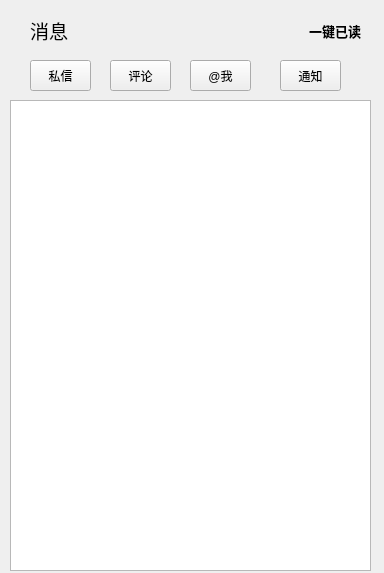
<?xml version="1.0" encoding="UTF-8"?>
<ui version="4.0">
 <class>MessageForm</class>
 <widget class="QWidget" name="MessageForm">
  <property name="geometry">
   <rect>
    <x>0</x>
    <y>0</y>
    <width>384</width>
    <height>573</height>
   </rect>
  </property>
  <property name="windowTitle">
   <string>Form</string>
  </property>
  <widget class="QWidget" name="layoutWidget">
   <property name="geometry">
    <rect>
     <x>30</x>
     <y>10</y>
     <width>331</width>
     <height>41</height>
    </rect>
   </property>
   <layout class="QHBoxLayout" name="horizontalLayout">
    <item>
     <widget class="QLabel" name="labMess">
      <property name="font">
       <font>
        <family>Microsoft YaHei UI</family>
        <pointsize>14</pointsize>
       </font>
      </property>
      <property name="text">
       <string>消息</string>
      </property>
     </widget>
    </item>
    <item>
     <spacer name="horizontalSpacer">
      <property name="orientation">
       <enum>Qt::Horizontal</enum>
      </property>
      <property name="sizeHint" stdset="0">
       <size>
        <width>218</width>
        <height>20</height>
       </size>
      </property>
     </spacer>
    </item>
    <item>
     <widget class="QLabel" name="labRead">
      <property name="font">
       <font>
        <family>Microsoft YaHei UI</family>
        <pointsize>10</pointsize>
        <weight>75</weight>
        <bold>true</bold>
       </font>
      </property>
      <property name="text">
       <string>一键已读</string>
      </property>
     </widget>
    </item>
   </layout>
  </widget>
  <widget class="QWidget" name="widGroupBut" native="true">
   <property name="geometry">
    <rect>
     <x>20</x>
     <y>60</y>
     <width>341</width>
     <height>41</height>
    </rect>
   </property>
   <widget class="QPushButton" name="ptnPer">
    <property name="geometry">
     <rect>
      <x>10</x>
      <y>0</y>
      <width>61</width>
      <height>31</height>
     </rect>
    </property>
    <property name="font">
     <font>
      <family>Microsoft YaHei UI</family>
     </font>
    </property>
    <property name="text">
     <string>私信</string>
    </property>
   </widget>
   <widget class="QPushButton" name="ptnComment">
    <property name="geometry">
     <rect>
      <x>90</x>
      <y>0</y>
      <width>61</width>
      <height>31</height>
     </rect>
    </property>
    <property name="font">
     <font>
      <family>Microsoft YaHei UI</family>
     </font>
    </property>
    <property name="text">
     <string>评论</string>
    </property>
   </widget>
   <widget class="QPushButton" name="ptnMe">
    <property name="geometry">
     <rect>
      <x>170</x>
      <y>0</y>
      <width>61</width>
      <height>31</height>
     </rect>
    </property>
    <property name="font">
     <font>
      <family>Microsoft YaHei UI</family>
     </font>
    </property>
    <property name="text">
     <string>@我</string>
    </property>
   </widget>
   <widget class="QPushButton" name="ptnInform">
    <property name="geometry">
     <rect>
      <x>260</x>
      <y>0</y>
      <width>61</width>
      <height>31</height>
     </rect>
    </property>
    <property name="font">
     <font>
      <family>Microsoft YaHei UI</family>
     </font>
    </property>
    <property name="text">
     <string>通知</string>
    </property>
   </widget>
  </widget>
  <widget class="QListWidget" name="listMessage">
   <property name="geometry">
    <rect>
     <x>10</x>
     <y>100</y>
     <width>361</width>
     <height>471</height>
    </rect>
   </property>
  </widget>
  <zorder>layoutWidget</zorder>
  <zorder>widGroupBut</zorder>
  <zorder>listMessage</zorder>
  <zorder>horizontalSpacer</zorder>
 </widget>
 <resources/>
 <connections/>
</ui>
